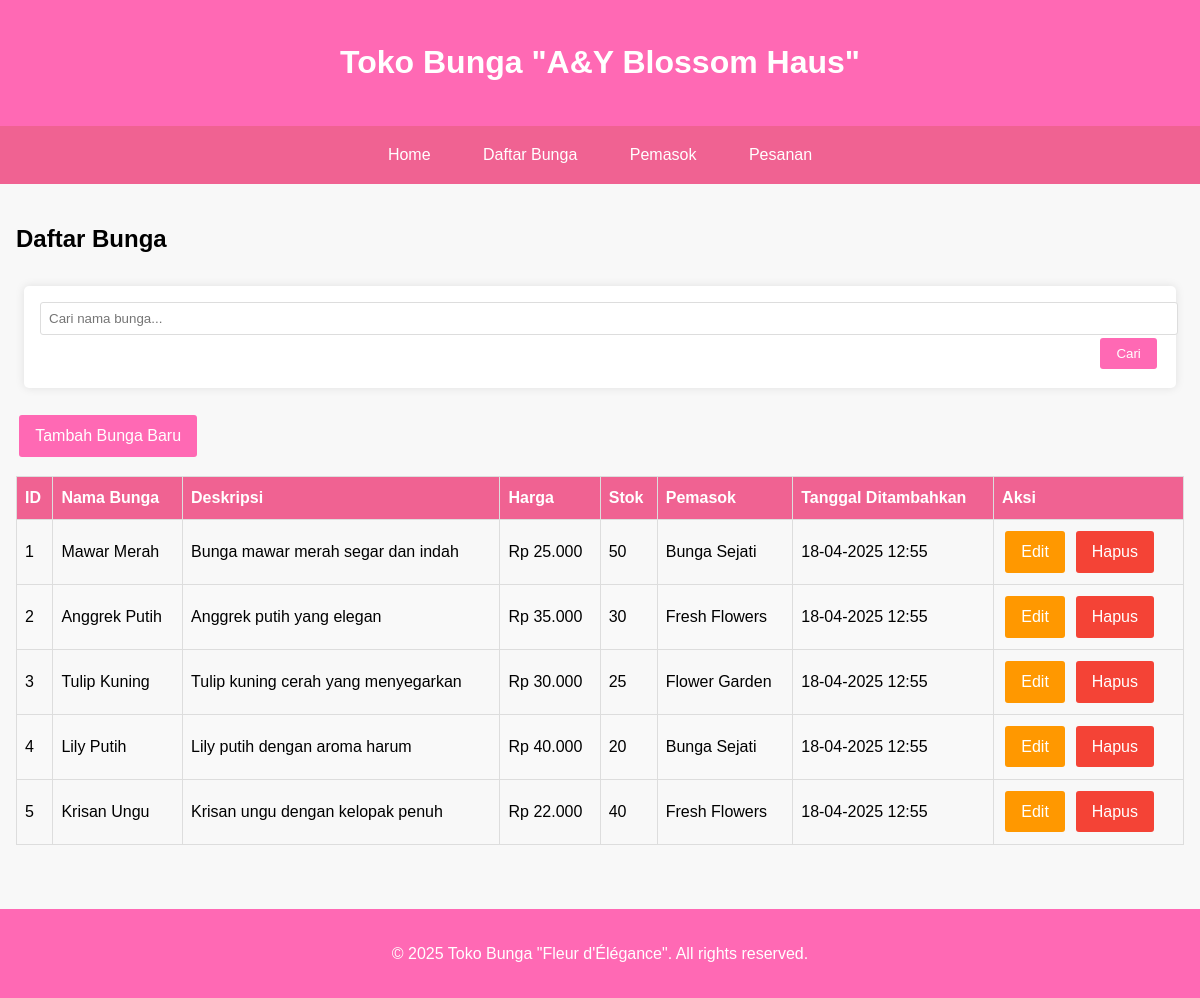
/index.php?page=flower, run on the app's committed database.
### tables this page shows
CREATE TABLE IF NOT EXISTS flowers (
  flower_id INT PRIMARY KEY AUTO_INCREMENT,
  name VARCHAR(100) NOT NULL,
  description TEXT,
  price DECIMAL(10,2) NOT NULL,
  stock INT NOT NULL DEFAULT 0,
  supplier_id INT,
  created_at TIMESTAMP DEFAULT CURRENT_TIMESTAMP,
  FOREIGN KEY (supplier_id) REFERENCES suppliers(supplier_id) ON DELETE SET NULL
);

CREATE TABLE IF NOT EXISTS suppliers (
  supplier_id INT PRIMARY KEY AUTO_INCREMENT,
  name VARCHAR(100) NOT NULL,
  address VARCHAR(255) NOT NULL,
  phone VARCHAR(20) NOT NULL,
  email VARCHAR(100) NOT NULL,
  created_at TIMESTAMP DEFAULT CURRENT_TIMESTAMP
);

### config/db.php (called while the page is built, shortened)
<?php
class db {
    private static $instance = null;
    private $pdo;
    private function __construct() {
        try {
            $this->pdo = new PDO("mysql:host=" . DB_HOST . ";dbname=" . DB_NAME, DB_USER, DB_PASS);
            $this->pdo->setAttribute(PDO::ATTR_ERRMODE, PDO::ERRMODE_EXCEPTION);
        } catch (PDOException $e) {
            die("Connection failed: " . $e->getMessage());
        }
    }
    public static function getInstance() {
        if (!self::$instance) {
            self::$instance = new DB();
        }
        return self::$instance;
    }
    public function getConnection() {
        return $this->pdo;
    }
}
?>

### class/Flower.php (called while the page is built, shortened)
<?php
require_once 'config/db.php';
class Flower {
    private $db;
    public function __construct() {
        $this->db = db::getInstance()->getConnection();
    }
    public function getAllFlowers() {
        $query = "SELECT f.*, s.name as supplier_name
                 FROM flowers f
                 LEFT JOIN suppliers s ON f.supplier_id = s.supplier_id
                 ORDER BY f.flower_id ASC";
        $stmt = $this->db->prepare($query);
        $stmt->execute();
        return $stmt->fetchAll(PDO::FETCH_ASSOC);
    }
}
?>

### view/flower/list.php (the view, shortened to what this page needs)
<h2>Daftar Bunga</h2>
<div class="search-box">
    <form action="index.php" method="GET">
        <input type="text" name="search" placeholder="Cari nama bunga..." value="<?= isset($_GET['search']) ? htmlspecialchars($_GET['search']) : '' ?>">
        <button type="submit" class="btn">Cari</button>
    </form>
</div>
<a href="index.php?page=flower&action=create" class="btn btn-primary">Tambah Bunga Baru</a>
<table>
    <thead>
        <tr>
            <th>ID</th>
            <th>Nama Bunga</th>
            <th>Deskripsi</th>
            <th>Harga</th>
            <th>Stok</th>
            <th>Pemasok</th>
            <th>Tanggal Ditambahkan</th>
            <th>Aksi</th>
        </tr>
    </thead>
    <tbody>
        <?php if(count($flowers) > 0): ?>
            <?php foreach($flowers as $flower): ?>
                <tr>
                    <td><?= $flower['flower_id'] ?></td>
                    <td><?= htmlspecialchars($flower['name']) ?></td>
                    <td><?= htmlspecialchars($flower['description']) ?></td>
                    <td>Rp <?= number_format($flower['price'], 0, ',', '.') ?></td>
                    <td><?= $flower['stock'] ?></td>
                    <td><?= htmlspecialchars($flower['supplier_name']) ?></td>
                    <td><?= date('d-m-Y H:i', strtotime($flower['created_at'])) ?></td>
                    <td>
                        <a href="index.php?page=flower&action=update&id=<?= $flower['flower_id'] ?>" class="btn btn-warning">Edit</a>
                        <a href="index.php?page=flower&action=delete&id=<?= $flower['flower_id'] ?>" class="btn btn-danger" onclick="return confirm('Yakin ingin menghapus bunga ini?')">Hapus</a>
                    </td>
                </tr>
            <?php endforeach; ?>
        <?php else: ?>
            <tr>
                <td colspan="8" style="text-align: center;">Tidak ada data bunga.</td>
            </tr>
        <?php endif; ?>
    </tbody>
</table>

### view/header.php (shortened to what this page needs)
<!DOCTYPE html>
<html lang="en">
<head>
</head>
<body>
    <header>
        <h1>Toko Bunga "A&Y Blossom Haus"</h1>
    </header>
    <nav>
        <a href="index.php">Home</a>
        <a href="index.php?page=flower">Daftar Bunga</a>
        <a href="index.php?page=supplier">Pemasok</a>
        <a href="index.php?page=order">Pesanan</a>
    </nav>
    <div class="container">

### index.php (shortened to what this page needs)
<?php
require_once 'class/Flower.php';
$flowerObj = new Flower();
$page = isset($_GET['page']) ? $_GET['page'] : 'home';
$action = isset($_GET['action']) ? $_GET['action'] : 'list';
include_once 'view/header.php';
switch ($page) {
    case 'flower':
        switch ($action) {
            case 'list':
                if (isset($_GET['search'])) {
                    $flowers = $flowerObj->searchFlowers($_GET['search']);
                } else {
                    $flowers = $flowerObj->getAllFlowers();
                }
                include_once 'view/flower/list.php';
                break;
        }
        break;
}
include_once 'view/footer.php';
?>

### view/footer.php
</div>
    <footer style="background-color: #ff69b4; color: white; text-align: center; padding: 1rem; margin-top: 2rem;">
        <p>&copy; <?= date('Y') ?> Toko Bunga "Fleur d'Élégance". All rights reserved.</p>
    </footer>
</body>
</html>

### view/header.php (style rules this page uses)
body { font-family: Arial, sans-serif; line-height: 1.6; margin: 0; padding: 0; background-color: #f8f8f8; }
header { background-color: #ff69b4; color: white; padding: 1rem; text-align: center; }
nav { background-color: #f06292; padding: 0.5rem; text-align: center; }
nav a { color: white; text-decoration: none; padding: 0.5rem 1rem; margin: 0 0.5rem; border-radius: 3px; display: inline-block; }
.container { max-width: 1200px; margin: 0 auto; padding: 1rem; }
.search-box { margin: 1rem 0; padding: 0.5rem; text-align: right; }
table { width: 100%; border-collapse: collapse; margin: 1rem 0; }
table, th, td { border: 1px solid #ddd; }
th, td { padding: 0.5rem; text-align: left; }
th { background-color: #f06292; color: white; }
tr:nth-child(even) { background-color: #f9f9f9; }
.btn { display: inline-block; padding: 0.5rem 1rem; color: white; background-color: #ff69b4; border: none; border-radius: 3px; cursor: pointer; text-decoration: none; margin: 0.2rem; }
.btn-primary { background-color: #ff69b4; }
.btn-danger { background-color: #f44336; }
.btn-warning { background-color: #ff9800; }
form { background-color: white; padding: 1rem; border-radius: 5px; box-shadow: 0 0 10px rgba(0, 0, 0, 0.1); }
input[type="text"], input[type="email"], input[type="number"], textarea, select { width: 100%; padding: 0.5rem; border: 1px solid #ddd; border-radius: 3px; }

### data on the page
flowers: flower_id "1", name "Mawar Merah", description "Bunga mawar merah segar dan indah", price "25.000", stock "50", supplier.name "Bunga Sejati", created_at "18-04-2025 12:55"
flowers: flower_id "2", name "Anggrek Putih", description "Anggrek putih yang elegan", price "35.000", stock "30", supplier.name "Fresh Flowers", created_at "18-04-2025 12:55"
flowers: flower_id "3", name "Tulip Kuning", description "Tulip kuning cerah yang menyegarkan", price "30.000", stock "25", supplier.name "Flower Garden", created_at "18-04-2025 12:55"
flowers: flower_id "4", name "Lily Putih", description "Lily putih dengan aroma harum", price "40.000", stock "20", supplier.name "Bunga Sejati", created_at "18-04-2025 12:55"
flowers: flower_id "5", name "Krisan Ungu", description "Krisan ungu dengan kelopak penuh", price "22.000", stock "40", supplier.name "Fresh Flowers", created_at "18-04-2025 12:55"
